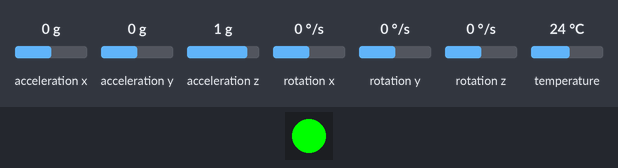
A sketch run on a simulated ESP8266 (NodeMCU). Shown: 1 RGB LEDs in strip order, left to right. The test bench sets the inputs (shaded band); at power-on: acceleration x 0 g, acceleration y 0 g, acceleration z 1 g, rotation x 0 °/s, rotation y 0 °/s, rotation z 0 °/s, temperature 24 °C. WiFi joins after 1.5 s; servers stay silent unless stated.

Above: at 0.4 s.
Timing chart, 0 to 1.9 s (numbered marks = the images above):
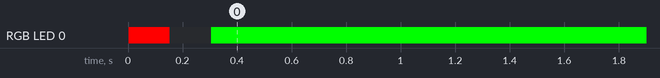

The sketch:

Node2.ino.ino
```cpp
#include <ESP8266WiFi.h>
#include <espnow.h>
#include <Adafruit_MPU6050.h>
#include <Adafruit_Sensor.h>
#include <Adafruit_NeoPixel.h>

#define NODE_ID 2
#define NEO_PIN D4

uint8_t receiverAddress[] = {0xC0, 0x5D, 0x89, 0xB1, 0x1C, 0x24};
Adafruit_MPU6050 mpu;
typedef struct struct_message { int nodeID; float rawVal1; float rawVal2; } struct_message;
struct_message myData;
Adafruit_NeoPixel statusLED(1, NEO_PIN, NEO_GRB + NEO_KHZ800);
bool successFlag = false;

void OnDataSent(uint8_t *mac, uint8_t status) { successFlag = (status == 0); }

void setup() {
  statusLED.begin();
  mpu.begin(); // Standard I2C: D1 (SCL), D2 (SDA)
  WiFi.mode(WIFI_STA);
  esp_now_init();
  esp_now_set_self_role(ESP_NOW_ROLE_CONTROLLER);
  esp_now_register_send_cb(OnDataSent);
  esp_now_add_peer(receiverAddress, ESP_NOW_ROLE_COMBO, 1, NULL, 0);
}

void loop() {
  sensors_event_t a, g, temp;
  mpu.getEvent(&a, &g, &temp);

  myData.nodeID = NODE_ID;
  myData.rawVal1 = a.acceleration.x;
  myData.rawVal2 = a.acceleration.y;

  esp_now_send(receiverAddress, (uint8_t *) &myData, sizeof(myData));

  if (successFlag) {
    statusLED.setPixelColor(0, statusLED.Color(0, 255, 0));
    statusLED.show(); delay(500);
  } else {
    statusLED.setPixelColor(0, statusLED.Color(255, 0, 0));
    statusLED.show(); delay(150);
    statusLED.setPixelColor(0, 0);
    statusLED.show(); delay(150);
  }
}
```

Measured:
- by itself, RGB LED 0: off → RGB(255, 0, 0) at 0.00 s, → off 0.15 s later, → RGB(0, 255, 0) 0.15 s later
